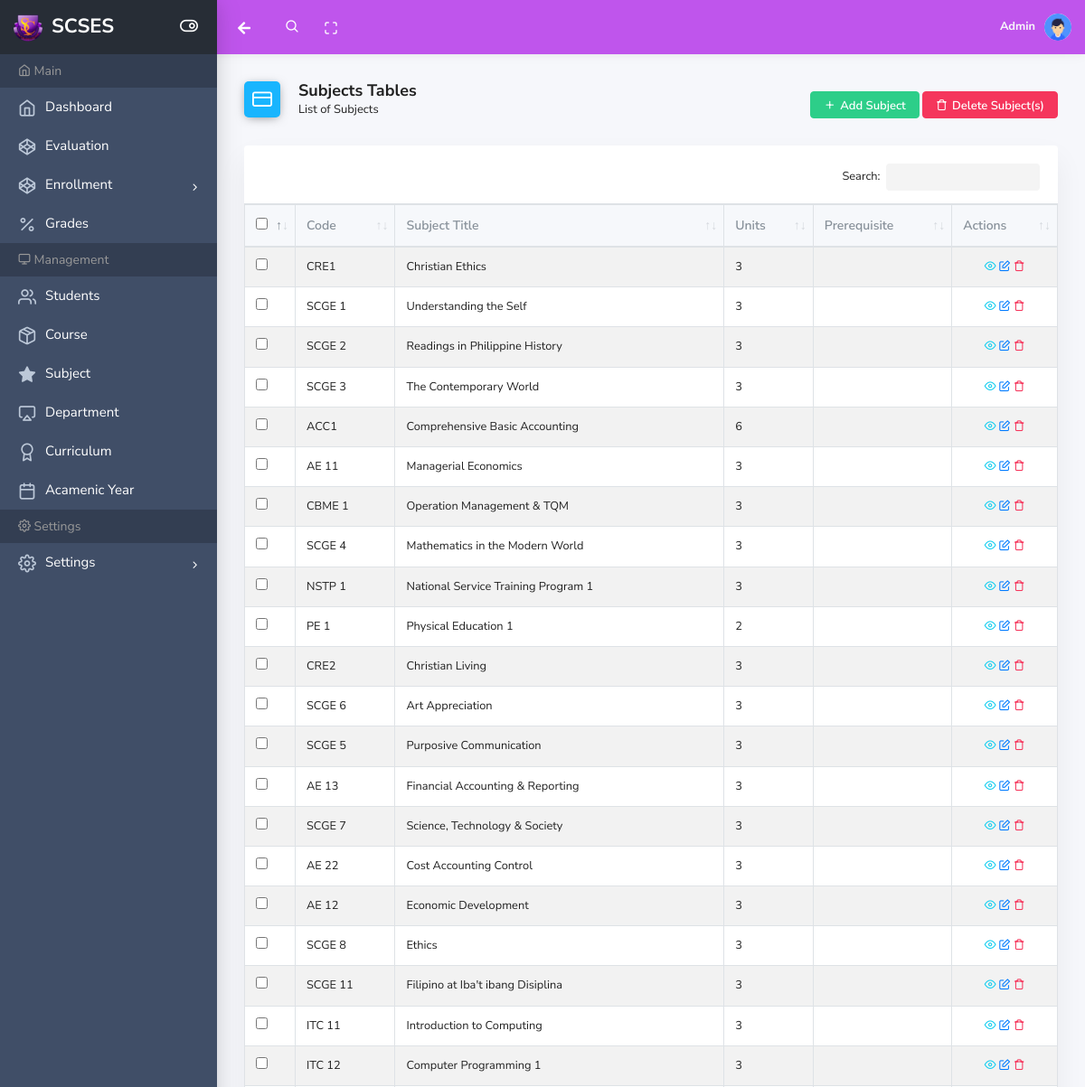
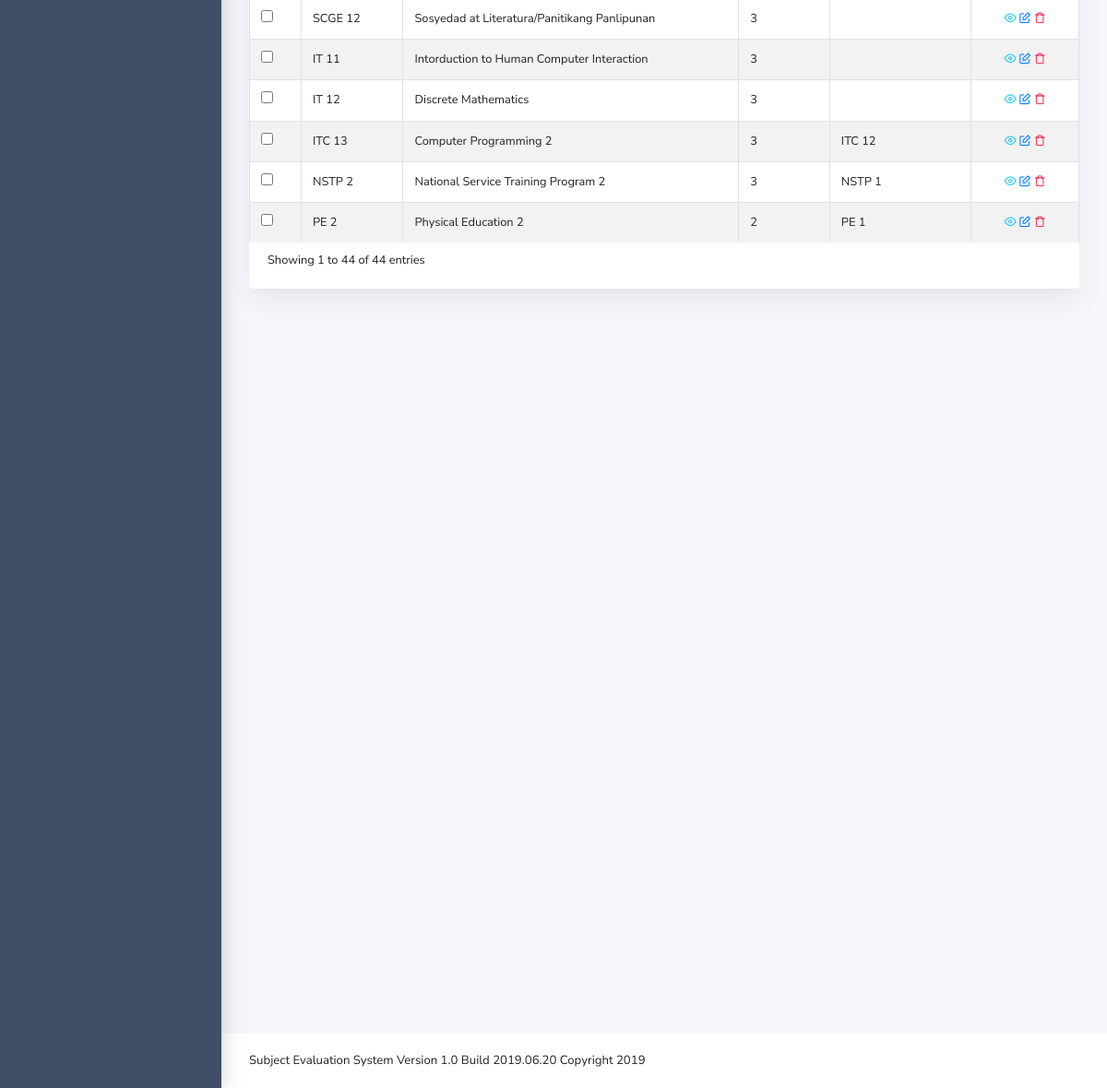
/app/subjects.php (signed in), run on the app's committed database (2 pictures, top to bottom).
### tables this page shows
CREATE TABLE `users` (
  `user_id` int(11) NOT NULL,
  `user_name` varchar(100) NOT NULL,
  `user_password` varchar(100) NOT NULL,
  `user_type` varchar(100) NOT NULL,
  `date_create` datetime NOT NULL DEFAULT current_timestamp()
);

CREATE TABLE `subject` (
  `id` int(11) NOT NULL,
  `subject_code` varchar(11) NOT NULL,
  `subject_title` varchar(100) NOT NULL,
  `subject_desc` varchar(250) NOT NULL,
  `units` int(11) NOT NULL,
  `prerequisite` varchar(50) NOT NULL,
  `date_create` datetime NOT NULL DEFAULT current_timestamp()
);

### config/connection.php (called while the page is built, shortened)
<?php
class Connection
{
	private $host="localhost";
	private $user="root";
	private $db="subject_evaluation";
	private $pass="";
	public function __construct(){
	 	$this->conn = new PDO("mysql:host=".$this->host.";dbname=".$this->db,$this->user,$this->pass);
	}
}
?>

### Model/User.php (called while the page is built, shortened)
<?php
require_once '../config/connection.php';
class User extends Connection{
	public function __construct(connection $conn) {
        $this->conn = $conn->conn;
    }
	public function get_user($id){
		$sql = "SELECT * FROM `users` WHERE `user_id` = :id";
		$q = $this->conn->prepare($sql);
		$q->bindParam(':id', $id);
		$q->execute();
		$user = $q->fetch(PDO::FETCH_ASSOC);
		return $user;
	}
}

### Library/Subject.php (called while the page is built, shortened)
<?php
require_once '../config/connection.php';
require_once '../Model/Subject.php';
$db = new Connection;
$subjects = new Subject($db);
$subject_list = $subjects->list_subject();

### Model/Subject.php (called while the page is built, shortened)
<?php
require_once '../config/connection.php';
class Subject extends Connection{
	public function list_subject()
	{
		$stmt = $this->conn->prepare("SELECT * FROM `subject`");
		if ($stmt->execute()) {
		 	return $stmt;
		}else{
			return false;
		}
	}
}

### app/subjects.php (the view, shortened to what this page needs)
<?php
require_once '../Library/Subject.php';
require_once 'layout/main.php';
?>
    <body>
        <div class="wrapper">
           <?php require_once 'layout/header.php'; ?>
            <div class="page-wrap">
                <?php require_once 'layout/sidebar.php'; ?>
                <div class="main-content">
                    <div class="container-fluid">
                        <div class="page-header">
                            <div class="row align-items-end">
                                <div class="col-lg-8">
                                    <div class="page-header-title">
                                        <i class="ik ik-credit-card bg-blue"></i>
                                        <div class="d-inline">
                                            <h5>Subjects Tables</h5>
                                            <span>List of Subjects</span>
                                        </div>
                                    </div>
                                </div>
                                <div class="col-lg-4">
                                    <nav class="breadcrumb-container" aria-label="breadcrumb">
                                        <a href="subject_add.php" class="btn btn-success"><i class="ik ik-plus"></i>Add Subject</a>
                                        <button id="delete" type="button" class="btn btn-danger"><i class="ik ik-trash"></i>Delete Subject(s)</button>
                                    </nav>
                                </div>
                            </div>
                        </div>
                        <div class="card">
                            <div class="card-body">
                               <div class="dt-responsive">
                                <form method="post" action="test" id="target">
                                    <table id="scr-vtr-dynamic"
                                           class="table table-striped table-bordered">
                                        <thead>
                                            <tr>
                                                <th class="nosort" width="10">
                                                        <input type="checkbox" id="selectall" name="check[]">
                                                </th>
                                                <th>Code</th>
                                                <th>Subject Title</th>
                                                <th>Units</th>
                                                <th>Prerequisite</th>
                                                <th>Actions</th>
                                            </tr>
                                        </thead>
                                        <tbody>
                                            <?php
                                                foreach ($subject_list as $subject) {
                                            ?>
                                                <tr>
                                                    <td>
                                                            <input type="checkbox" class="select_all_child" id="" name="check[]" value="">
                                                    </td>
                                                    <td><?php echo $subject['subject_code'];?></td>
                                                    <td><?php echo $subject['subject_title'];?></td>
                                                    <td><?php echo $subject['units'];?></td>
                                                    <td><?php echo $subject['prerequisite'];?></td>
                                                    <td class="text-center">
                                                        <a href="#" class="text-info subject_info" data-index="<?php echo $subject['id']; ?>" data-toggle="modal" data-target="#subject_info"><i class="ik ik-eye"></i></a>
                                                        <a href="subject_edit.php?id=<?php echo $subject['id'];?>" class="text-primary"><i class="ik ik-edit"></i></a>
                                                        <a href="subject_delete.php?id=<?php echo $subject['id'];?>" class="text-danger"><i class="ik ik-trash"></i></a>
                                                    </td>
                                                </tr>
                                            <?php
                                                }
                                            ?>
                                        </tbody>
                                    </table>
                                    </form>
                                </div>
                            </div>
                        </div>
                    </div>
                </div>
                <?php require_once 'layout/footer.php'; ?>
            </div>
        </div>
    </body>
</html>

### app/layout/header.php (shortened to what this page needs)
<header class="header-top no-print" header-theme="purple">
               <div class="container-fluid">
                   <div class="d-flex justify-content-between">
                       <div class="top-menu d-flex align-items-center">
                           <button type="button" onclick="history.back();" class="nav-link"><i class="fa fa-arrow-left"></i></button>
                           <div class="header-search">
                               <div class="input-group">
                                   <input type="text" class="form-control">
                                   <span class="input-group-addon search-btn"><i class="ik ik-search"></i></span>
                               </div>
                           </div>
                           <button type="button" id="navbar-fullscreen" class="nav-link"><i class="ik ik-maximize"></i></button>
                       </div>
                       <div class="top-menu d-flex align-items-center">
                           &nbsp<b class="text-light"> <?php echo ucfirst($user_info['user_name']); ?></b>
                           <div class="dropdown">
                               <a class="dropdown-toggle" href="#" id="userDropdown" role="button" data-toggle="dropdown" aria-haspopup="true" aria-expanded="false"><img class="avatar" src="../img/user.jpg" alt=""></a>
                           </div>
                       </div>
                   </div>
               </div>
           </header>

### data on the page
users: user_name "Admin"
subject: subject_code "CRE1", subject_title "Christian Ethics", units "3"
subject: subject_code "SCGE 1", subject_title "Understanding the Self", units "3"
subject: subject_code "SCGE 2", subject_title "Readings in Philippine History", units "3"
subject: subject_code "SCGE 3", subject_title "The Contemporary World", units "3"
subject: subject_code "ACC1", subject_title "Comprehensive Basic Accounting", units "6"
subject: subject_code "AE 11", subject_title "Managerial Economics", units "3"
subject: subject_code "CBME 1", subject_title "Operation Management & TQM", units "3"
subject: subject_code "SCGE 4", subject_title "Mathematics in the Modern World", units "3"
subject: subject_code "NSTP 1", subject_title "National Service Training Program 1", units "3"
subject: subject_code "PE 1", subject_title "Physical Education 1", units "2"
subject: subject_code "CRE2", subject_title "Christian Living", units "3"
subject: subject_code "SCGE 6", subject_title "Art Appreciation", units "3"
subject: subject_code "SCGE 5", subject_title "Purposive Communication", units "3"
subject: subject_code "AE 13", subject_title "Financial Accounting & Reporting", units "3"
subject: subject_code "SCGE 7", subject_title "Science, Technology & Society", units "3"
subject: subject_code "AE 22", subject_title "Cost Accounting Control", units "3"
subject: subject_code "AE 12", subject_title "Economic Development", units "3"
subject: subject_code "SCGE 8", subject_title "Ethics", units "3"
subject: subject_code "SCGE 11", subject_title "Filipino at Iba't ibang Disiplina", units "3"
subject: subject_code "ITC 11", subject_title "Introduction to Computing", units "3"
subject: subject_code "ITC 12", subject_title "Computer Programming 1", units "3"
subject: subject_code "SCGE 12", subject_title "Sosyedad at Literatura/Panitikang Panlipunan", units "3"
subject: subject_code "IT 11", subject_title "Intorduction to Human Computer Interaction", units "3"
subject: subject_code "IT 12", subject_title "Discrete Mathematics", units "3"
subject: subject_code "ITC 13", subject_title "Computer Programming 2", units "3", prerequisite "ITC 12"
subject: subject_code "NSTP 2", subject_title "National Service Training Program 2", units "3", prerequisite "NSTP 1"
subject: subject_code "PE 2", subject_title "Physical Education 2", units "2", prerequisite "PE 1"
